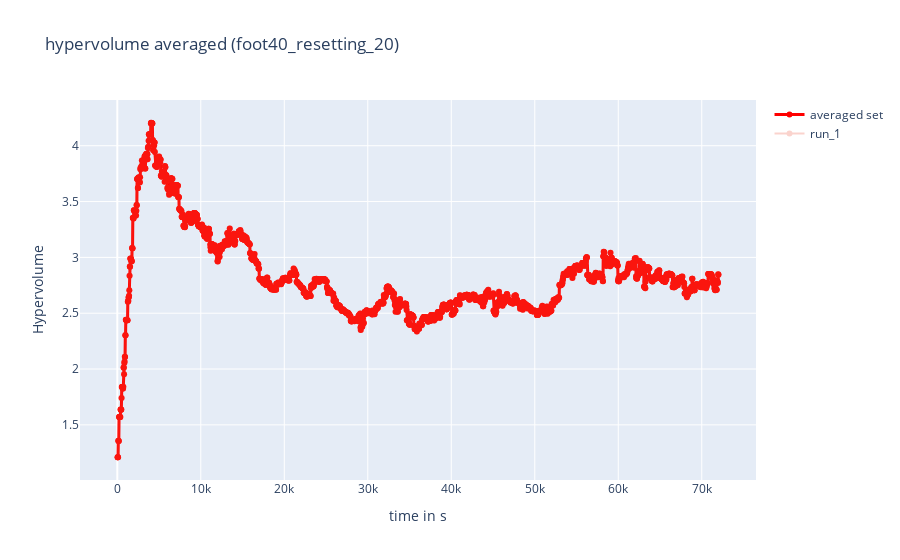
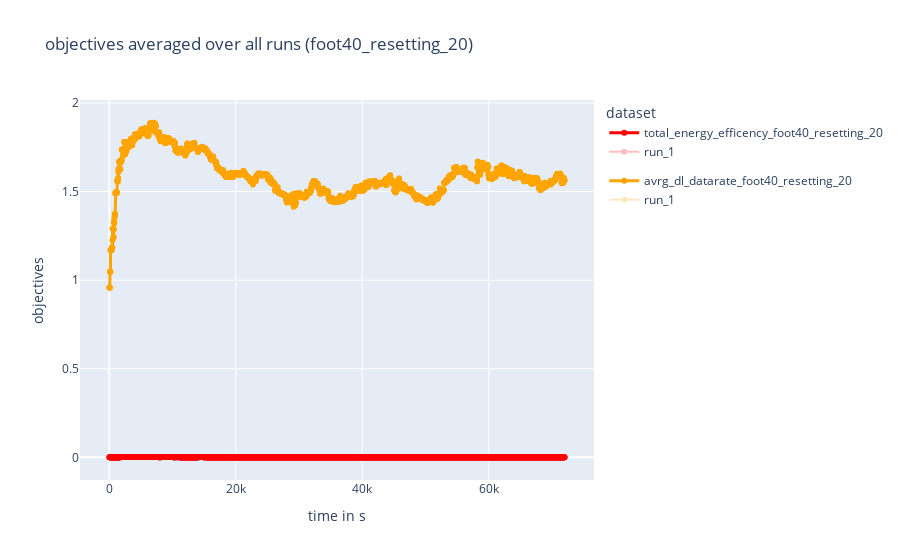
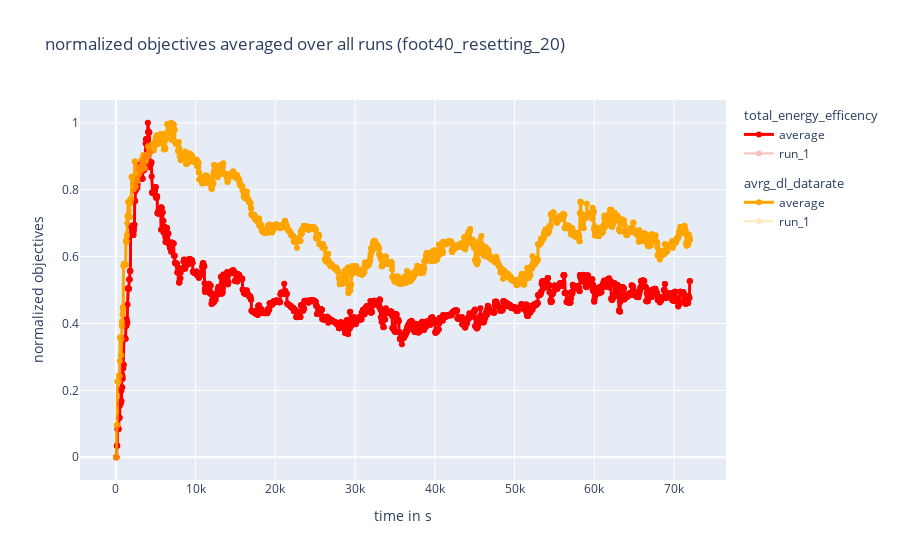

These figures' notebook cell, in order:
### Code cell
##################
# plots for single experiment which is defined in above cell
##################

## hyper volume plot
from tokenize import group


fig1 = go.Figure()
fig1.update_layout(
    title=f"hypervolume averaged ({configuration_name})",
    xaxis_title="time in s",
    yaxis_title="Hypervolume")

## add averaged values
fig1.add_trace(
    go.Scatter(
        x=time_and_frames_list[:, 1],
        y=hypervolume_avrg_list,
        mode='lines+markers',
        name= "averaged set",
        line={"width": 3, "color": "red"}
        ))

## add run values
for index, value in enumerate(hypervolume_list):
    fig1.add_trace(
        go.Scatter(
            x=time_and_frames_list[:, 1],
            y=value,
            mode='lines+markers',
            name= f"run_{str(index+1)}",
            opacity=0.25
        ))


## objective volume plot
fig2 = go.Figure()

fig2.update_layout(
    title= f"objectives averaged over all runs ({configuration_name})",
    xaxis_title="time in s",
    yaxis_title="objectives",
    legend_title="dataset",
    )

fig2.add_trace(
        go.Scatter(
            x=time_and_frames_list[:, 1],
            y=objective_1_avrg_list,
            name="total_energy_efficency" + "_" +configuration_name,
            mode='lines+markers',
            line={"width": 3, "color": "red"},
            legendgroup="1"
        ))
fig2.add_trace(
        go.Scatter(
            x=time_and_frames_list[:, 1],
            y=objective_2_avrg_list,
            name="avrg_dl_datarate" + "_"+ configuration_name,
            mode='lines+markers',
            line={"width": 3, "color": "orange"},
            legendgroup="2"
        ))
for index, _ in enumerate(objective_1_list):
    fig2.add_trace(
        go.Scatter(
            x=time_and_frames_list[:, 1],
            y=objective_1_list[index],
            name="run" + "_" +str(index+1),
            mode='lines+markers',
            line={"color": "red"},
            opacity=0.25,
            legendgroup="1"
        ))
    fig2.add_trace(
        go.Scatter(
            x=time_and_frames_list[:, 1],
            y=objective_2_list[index],
            name="run" + "_"+ str(index+1),
            mode='lines+markers',
             line={"color": "orange"},
             opacity=0.25,
             legendgroup="2"
        ))


## normalized objective plot
fig3 = go.Figure()

fig3.update_layout(
    title= f"normalized objectives averaged over all runs ({configuration_name})",
    xaxis_title="time in s",
    yaxis_title="normalized objectives")

fig3.add_trace(
        go.Scatter(
            x=time_and_frames_list[:, 1],
            y=objective_1_normalized_avrg_list,
            name="average" ,
            mode='lines+markers',
            line={"width": 3, "color": "red"},
            legendgroup="total_energy_efficency",
            legendgrouptitle_text="total_energy_efficency"
        ))
fig3.add_trace(
        go.Scatter(
            x=time_and_frames_list[:, 1],
            y=objective_2_normalized_avrg_list,
            name="average",
            mode='lines+markers',
            line={"width": 3, "color": "orange"},
            legendgroup="avrg_dl_datarate",
            legendgrouptitle_text="avrg_dl_datarate"
        ),)
for index, _ in enumerate(objective_1_list):
    fig3.add_trace(
        go.Scatter(
            x=time_and_frames_list[:, 1],
            y=objective_1_normalized_list[index],
            name="run" + "_" +str(index+1),
            mode='lines+markers',
            line={"color": "red"},
            opacity=0.25,
            legendgroup="total_energy_efficency",
            legendgrouptitle_text="total_energy_efficency"
        ))
    fig3.add_trace(
        go.Scatter(
            x=time_and_frames_list[:, 1],
            y=objective_2_normalized_list[index],
            name="run" + "_"+ str(index+1),
            mode='lines+markers',
            line={"color": "orange"},
            opacity=0.25,
            legendgroup="avrg_dl_datarate",
            legendgrouptitle_text="avrg_dl_datarate"
        ))

fig1.show()
fig2.show()
fig3.show()

### Figure 1 — Plotly figure (JSON) as saved in the notebook; plotly's stock layout.template omitted (floating-point values rounded to 4 significant figures; data arrays with more than 128 entries replaced by an {"elided": "..."} marker saying what was removed)
{"data": [{"line": {"color": "red", "width": 3}, "mode": "lines+markers", "name": "averaged set", "type": "scatter", "x": {"elided": "2400 int values"}, "y": {"elided": "2400 float values"}}, {"mode": "lines+markers", "name": "run_1", "opacity": 0.25, "type": "scatter", "x": {"elided": "2400 int values"}, "y": {"elided": "2400 float values"}}], "layout": {"title": {"text": "hypervolume averaged (foot40_resetting_20)"}, "xaxis": {"title": {"text": "time in s"}}, "yaxis": {"title": {"text": "Hypervolume"}}}}

### Figure 2 — Plotly figure (JSON) as saved in the notebook; plotly's stock layout.template omitted (floating-point values rounded to 4 significant figures; data arrays with more than 128 entries replaced by an {"elided": "..."} marker saying what was removed)
{"data": [{"legendgroup": "1", "line": {"color": "red", "width": 3}, "mode": "lines+markers", "name": "total_energy_efficency_foot40_resetting_20", "type": "scatter", "x": {"elided": "2400 int values"}, "y": {"elided": "2400 float values"}}, {"legendgroup": "2", "line": {"color": "orange", "width": 3}, "mode": "lines+markers", "name": "avrg_dl_datarate_foot40_resetting_20", "type": "scatter", "x": {"elided": "2400 int values"}, "y": {"elided": "2400 float values"}}, {"legendgroup": "1", "line": {"color": "red"}, "mode": "lines+markers", "name": "run_1", "opacity": 0.25, "type": "scatter", "x": {"elided": "2400 int values"}, "y": {"elided": "2400 float values"}}, {"legendgroup": "2", "line": {"color": "orange"}, "mode": "lines+markers", "name": "run_1", "opacity": 0.25, "type": "scatter", "x": {"elided": "2400 int values"}, "y": {"elided": "2400 float values"}}], "layout": {"legend": {"title": {"text": "dataset"}}, "title": {"text": "objectives averaged over all runs (foot40_resetting_20)"}, "xaxis": {"title": {"text": "time in s"}}, "yaxis": {"title": {"text": "objectives"}}}}

### Figure 3 — Plotly figure (JSON) as saved in the notebook; plotly's stock layout.template omitted (floating-point values rounded to 4 significant figures; data arrays with more than 128 entries replaced by an {"elided": "..."} marker saying what was removed)
{"data": [{"legendgroup": "total_energy_efficency", "legendgrouptitle": {"text": "total_energy_efficency"}, "line": {"color": "red", "width": 3}, "mode": "lines+markers", "name": "average", "type": "scatter", "x": {"elided": "2400 int values"}, "y": {"elided": "2400 float values"}}, {"legendgroup": "avrg_dl_datarate", "legendgrouptitle": {"text": "avrg_dl_datarate"}, "line": {"color": "orange", "width": 3}, "mode": "lines+markers", "name": "average", "type": "scatter", "x": {"elided": "2400 int values"}, "y": {"elided": "2400 float values"}}, {"legendgroup": "total_energy_efficency", "legendgrouptitle": {"text": "total_energy_efficency"}, "line": {"color": "red"}, "mode": "lines+markers", "name": "run_1", "opacity": 0.25, "type": "scatter", "x": {"elided": "2400 int values"}, "y": {"elided": "2400 float values"}}, {"legendgroup": "avrg_dl_datarate", "legendgrouptitle": {"text": "avrg_dl_datarate"}, "line": {"color": "orange"}, "mode": "lines+markers", "name": "run_1", "opacity": 0.25, "type": "scatter", "x": {"elided": "2400 int values"}, "y": {"elided": "2400 float values"}}], "layout": {"title": {"text": "normalized objectives averaged over all runs (foot40_resetting_20)"}, "xaxis": {"title": {"text": "time in s"}}, "yaxis": {"title": {"text": "normalized objectives"}}}}
